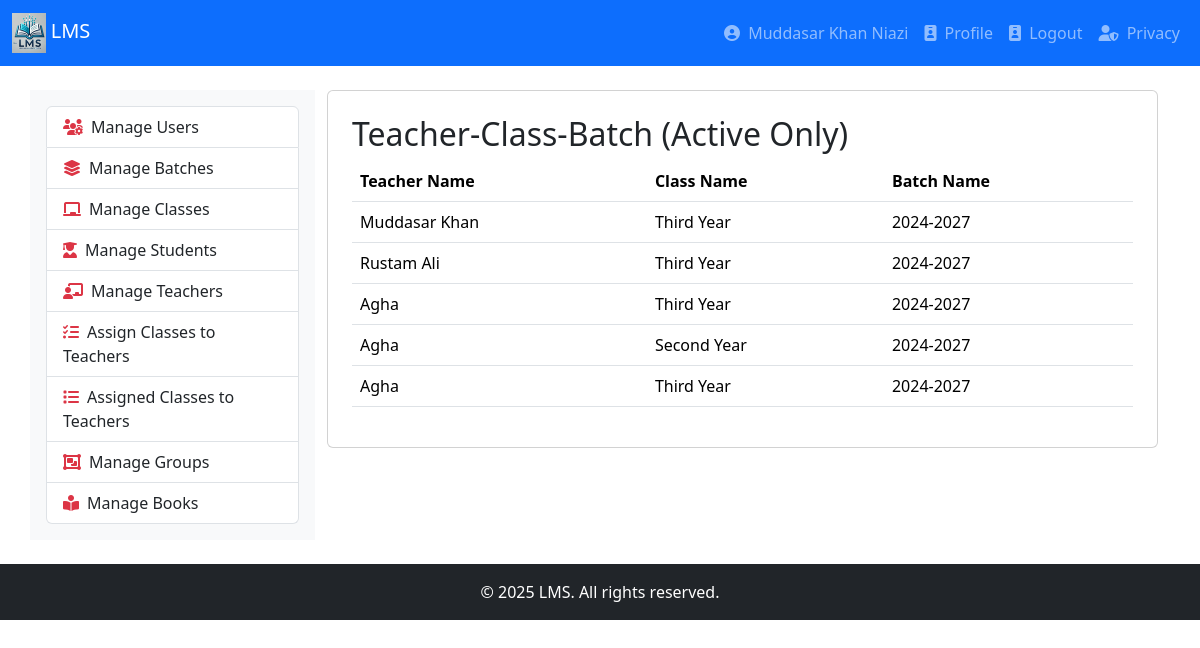
Before: /teacher_classes.php (signed in) with the older database file.
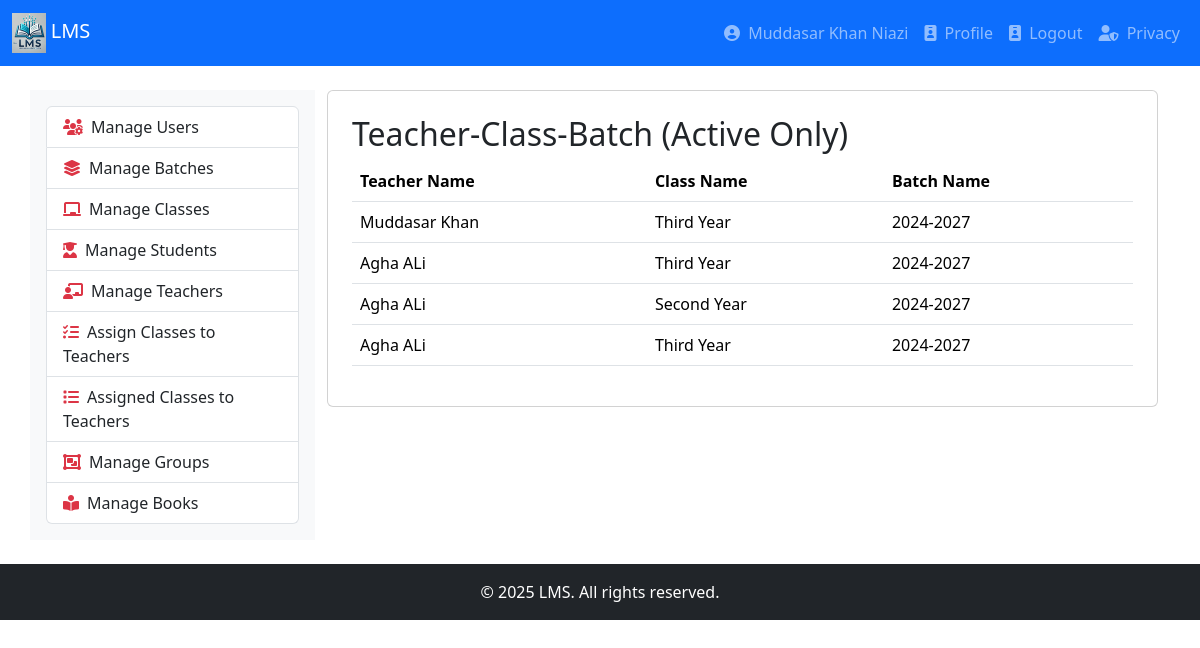
After: the same page with the newer database file.
### tables this page shows
CREATE TABLE `teachers` (
  `teacher_id` int(11) NOT NULL,
  `teacher_name` varchar(100) NOT NULL,
  `cnic` varchar(15) NOT NULL,
  `photo` varchar(255) DEFAULT NULL,
  `designation` varchar(100) DEFAULT NULL,
  `highest_qualification` varchar(100) NOT NULL,
  `bps` int(11) DEFAULT NULL,
  `department` enum('Computer Science','Physics','Chemistry','Mathematics') NOT NULL,
  `subject` varchar(100) DEFAULT NULL,
  `job_nature` enum('Permanent','Contract','Visiting') DEFAULT 'Contract',
  `joining` date NOT NULL,
  `job_status` enum('Active','Resigned','Retired','Suspended') DEFAULT 'Active'
);

CREATE TABLE `classes` (
  `CID` int(11) NOT NULL,
  `class_name` varchar(256) NOT NULL,
  `class_short` varchar(12) NOT NULL,
  `class_status` enum('active','inactive','deleted') NOT NULL DEFAULT 'active',
  `session_id` int(11) DEFAULT NULL
);

CREATE TABLE `sessions` (
  `session_id` int(11) NOT NULL,
  `session_name` varchar(9) DEFAULT NULL,
  `starting_date` date NOT NULL,
  `status` enum('active','completed') NOT NULL,
  `remarks` varchar(512) DEFAULT NULL
);

### teacher_classes.php (the view, shortened to what this page needs)
<?php
include 'db.php';
$query = "
    SELECT
        t.teacher_name,
        c.class_name,
        s.session_name
    FROM
        teacher_classes tc
    JOIN
        teachers t ON tc.teacher_id = t.teacher_id
    JOIN
        classes c ON tc.class_id = c.CID
    JOIN
        sessions s ON c.session_id = s.session_id
    WHERE
        s.status = 'active'
        AND c.class_status = 'active'
    LIMIT 0, 25
";
$result = mysqli_query($conn, $query);
include 'header.php';
include 'navigation.php';
?>
<div class="container mt-4">
    <div class="row">
        <div class="col-md-3 bg-light p-3">
            <?php include 'leftbar.php'; ?>
        </div>
        <div class="col-md-9">
            <div class="card p-4">
    <h2>Teacher-Class-Batch (Active Only)</h2>
    <table class="table">
        <thead>
            <tr>
                <th>Teacher Name</th>
                <th>Class Name</th>
                <th>Batch Name</th>
            </tr>
        </thead>
        <tbody>
            <?php while ($row = mysqli_fetch_assoc($result)): ?>
                <tr>
                    <td><?= htmlspecialchars($row['teacher_name']) ?></td>
                    <td><?= htmlspecialchars($row['class_name']) ?></td>
                    <td><?= htmlspecialchars($row['session_name']) ?></td>
                </tr>
            <?php endwhile; ?>
        </tbody>
    </table>
            </div>
        </div>
    </div>
</div>
<?php include 'footer.php'; ?>

Changed rows visible on the page:
removed teachers: teacher_name "Rustam Ali", classes.class_name "Third Year", sessions.session_name "2024-2027"
changed teachers "Second Year": teacher_name "Agha" → "Agha ALi"
